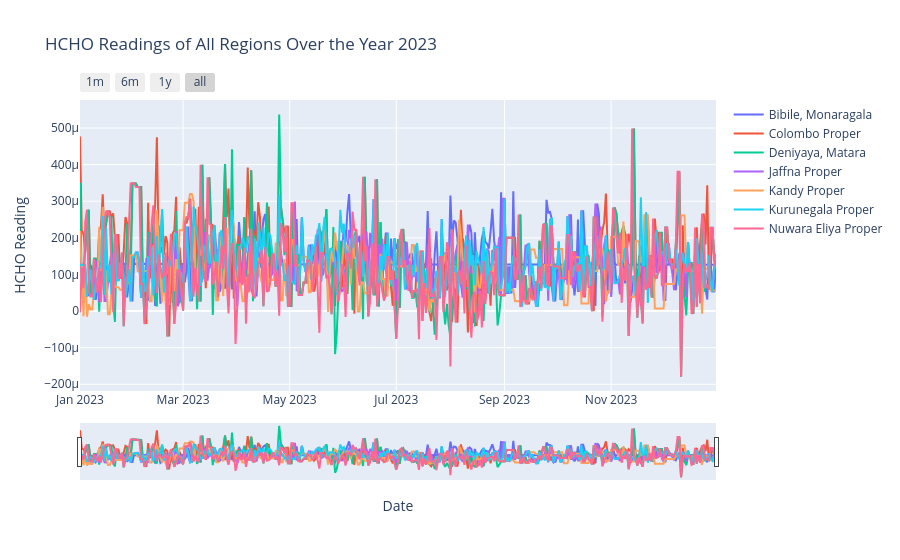

The notebook cell saved with this chart:
### Code cell
# Assuming 'Next Date' column is not in datetime format
hcho_data['Next Date'] = pd.to_datetime(hcho_data['Next Date'])

# Filter data for the year 2023
hcho_data_2023 = hcho_data[hcho_data['Next Date'].dt.year == 2023]

# Group data by region
grouped = hcho_data_2023.groupby("Location")

# Create a Plotly figure
fig = go.Figure()

# Plot data for each region
for region, data in grouped:
    fig.add_trace(go.Scatter(x=data['Next Date'], y=data['HCHO Reading'], mode='lines', name=region))

# Adding labels and title
fig.update_layout(title='HCHO Readings of All Regions Over the Year 2023',
                  xaxis_title='Date',
                  yaxis_title='HCHO Reading',
                  xaxis=dict(
                      rangeselector=dict(
                          buttons=list([
                              dict(count=1, label="1m", step="month", stepmode="backward"),
                              dict(count=6, label="6m", step="month", stepmode="backward"),
                              dict(count=1, label="1y", step="year", stepmode="backward"),
                              dict(step="all")
                          ])
                      ),
                      rangeslider=dict(visible=True),
                      type="date"
                  )
                  )

# Display the plot
fig.show()

### Figure 1 — Plotly figure (JSON) as saved in the notebook; plotly's stock layout.template omitted (floating-point values rounded to 4 significant figures; data arrays with more than 128 entries replaced by an {"elided": "..."} marker saying what was removed)
{"data": [{"mode": "lines", "name": "Bibile, Monaragala", "type": "scatter", "x": {"elided": "365 str values"}, "y": {"elided": "365 float values"}}, {"mode": "lines", "name": "Colombo Proper", "type": "scatter", "x": {"elided": "365 str values"}, "y": {"elided": "365 float values"}}, {"mode": "lines", "name": "Deniyaya, Matara", "type": "scatter", "x": {"elided": "365 str values"}, "y": {"elided": "365 float values"}}, {"mode": "lines", "name": "Jaffna Proper", "type": "scatter", "x": {"elided": "365 str values"}, "y": {"elided": "365 float values"}}, {"mode": "lines", "name": "Kandy Proper", "type": "scatter", "x": {"elided": "365 str values"}, "y": {"elided": "365 float values"}}, {"mode": "lines", "name": "Kurunegala Proper", "type": "scatter", "x": {"elided": "365 str values"}, "y": {"elided": "365 float values"}}, {"mode": "lines", "name": "Nuwara Eliya Proper", "type": "scatter", "x": {"elided": "365 str values"}, "y": {"elided": "365 float values"}}], "layout": {"title": {"text": "HCHO Readings of All Regions Over the Year 2023"}, "xaxis": {"rangeselector": {"buttons": [{"count": 1, "label": "1m", "step": "month", "stepmode": "backward"}, {"count": 6, "label": "6m", "step": "month", "stepmode": "backward"}, {"count": 1, "label": "1y", "step": "year", "stepmode": "backward"}, {"step": "all"}]}, "rangeslider": {"visible": true}, "title": {"text": "Date"}, "type": "date"}, "yaxis": {"title": {"text": "HCHO Reading"}}}}
